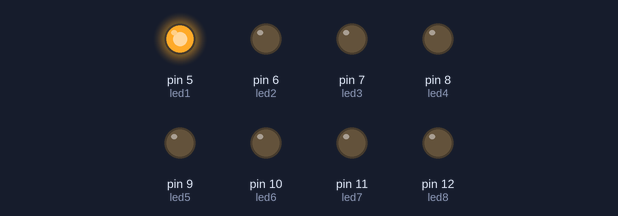
Bench run of a sketch on a simulated Arduino Uno, built with avr-gcc and run on an emulated ATmega328P. On the bench: output pins drawn as LEDs (lit = HIGH).

Above: at 0.05 s.
At 0.45 s:
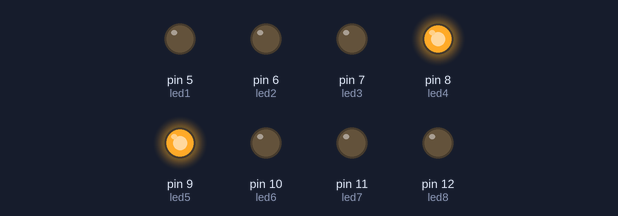
At 0.85 s:
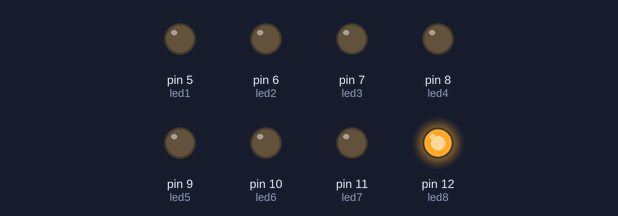
At 1.75 s:
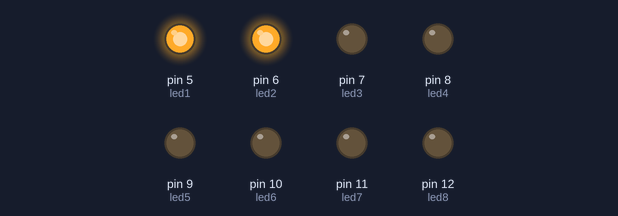
At 2.65 s:
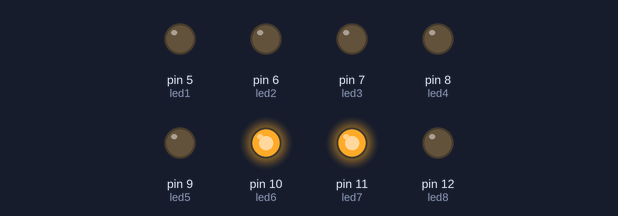
At 3.55 s:
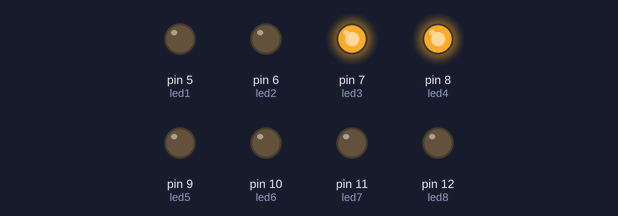
Timing chart, 0 to 3.9 s (numbered marks = the images above):
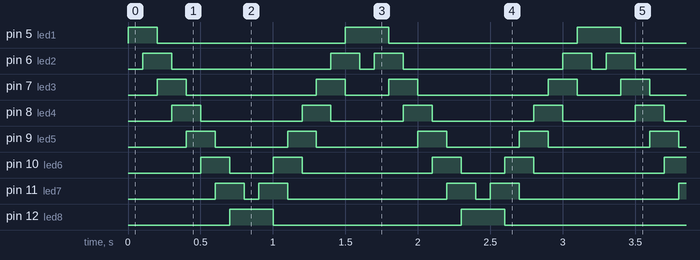

The sketch:

Array_3.ino
```cpp
/**********************************************************************************
**                                                                               **
**                         Sortides i entrades digitals                          **
**                              Array de 8 LEDs                                  **
**                                                                               **
** ADAM LAAOUAJ                                                       06/03/2017 **
**********************************************************************************/

//********** Includes *************************************************************

//********** Variables ************************************************************
const int led1 = 5; //Cada LED amb un nombre
const int led2 = 6;
const int led3 = 7;
const int led4 = 8;
const int led5 = 9;
const int led6 = 10;
const int led7 = 11;
const int led8 = 12;
int a=100;
//********** Setup ****************************************************************
void setup()
{
  pinMode(5,OUTPUT); // Sortides
  pinMode(6,OUTPUT);
  pinMode(7,OUTPUT);
  pinMode(8,OUTPUT);
  pinMode(9,OUTPUT);
  pinMode(10,OUTPUT);
  pinMode(11,OUTPUT);
  pinMode(12,OUTPUT);

}

//********** Loop *****************************************************************
void loop()
{
  digitalWrite (led1,HIGH); //Per simular el moviment del cotxe fantàstic
  digitalWrite (led2,LOW);
  digitalWrite (led3,LOW);
  digitalWrite (led4,LOW);
  digitalWrite (led5,LOW);
  digitalWrite (led6,LOW);
  digitalWrite (led7,LOW);
  digitalWrite (led8,LOW);
  delay(a);
  digitalWrite (led1,HIGH);
  digitalWrite (led2,HIGH);
  digitalWrite (led3,LOW);
  digitalWrite (led4,LOW);
  digitalWrite (led5,LOW);
  digitalWrite (led6,LOW);
  digitalWrite (led7,LOW);
  digitalWrite (led8,LOW);
  delay(a);
  digitalWrite (led1,LOW);
  digitalWrite (led2,HIGH);
  digitalWrite (led3,HIGH);
  digitalWrite (led4,LOW);
  digitalWrite (led5,LOW);
  digitalWrite (led6,LOW);
  digitalWrite (led7,LOW);
  digitalWrite (led8,LOW);
  delay(a);
  digitalWrite (led1,LOW);
  digitalWrite (led2,LOW);
  digitalWrite (led3,HIGH);
  digitalWrite (led4,HIGH);
  digitalWrite (led5,LOW);
  digitalWrite (led6,LOW);
  digitalWrite (led7,LOW);
  digitalWrite (led8,LOW);
  delay(a);
  digitalWrite (led1,LOW);
  digitalWrite (led2,LOW);
  digitalWrite (led3,LOW);
  digitalWrite (led4,HIGH);
  digitalWrite (led5,HIGH);
  digitalWrite (led6,LOW);
  digitalWrite (led7,LOW);
  digitalWrite (led8,LOW);
  delay(a);
  digitalWrite (led1,LOW);
  digitalWrite (led2,LOW);
  digitalWrite (led3,LOW);
  digitalWrite (led4,LOW);
  digitalWrite (led5,HIGH);
  digitalWrite (led6,HIGH);
  digitalWrite (led7,LOW);
  digitalWrite (led8,LOW);
  delay(a);
  digitalWrite (led1,LOW);
  digitalWrite (led2,LOW);
  digitalWrite (led3,LOW);
  digitalWrite (led4,LOW);
  digitalWrite (led5,LOW);
  digitalWrite (led6,HIGH);
  digitalWrite (led7,HIGH);
  digitalWrite (led8,LOW);
  delay(a);
  digitalWrite (led1,LOW);
  digitalWrite (led2,LOW);
  digitalWrite (led3,LOW);
  digitalWrite (led4,LOW);
  digitalWrite (led5,LOW);
  digitalWrite (led6,LOW);
  digitalWrite (led7,HIGH);
  digitalWrite (led8,HIGH);
  delay(a);
  digitalWrite (led1,LOW);
  digitalWrite (led2,LOW);
  digitalWrite (led3,LOW);
  digitalWrite (led4,LOW);
  digitalWrite (led5,LOW);
  digitalWrite (led6,LOW);
  digitalWrite (led7,LOW);
  digitalWrite (led8,HIGH);
  delay(a);
  digitalWrite (led1,LOW);
  digitalWrite (led2,LOW);
  digitalWrite (led3,LOW);
  digitalWrite (led4,LOW);
  digitalWrite (led5,LOW);
  digitalWrite (led6,LOW);
  digitalWrite (led7,HIGH);
  digitalWrite (led8,HIGH);
  delay(a);
  digitalWrite (led1,LOW);
  digitalWrite (led2,LOW);
  digitalWrite (led3,LOW);
  digitalWrite (led4,LOW);
  digitalWrite (led5,LOW);
  digitalWrite (led6,HIGH);
  digitalWrite (led7,HIGH);
  digitalWrite (led8,LOW);
  delay(a);
  digitalWrite (led1,LOW);
  digitalWrite (led2,LOW);
  digitalWrite (led3,LOW);
  digitalWrite (led4,LOW);
  digitalWrite (led5,HIGH);
  digitalWrite (led6,HIGH);
  digitalWrite (led7,LOW);
  digitalWrite (led8,LOW);
  delay(a);
  digitalWrite (led1,LOW);
  digitalWrite (led2,LOW);
  digitalWrite (led3,LOW);
  digitalWrite (led4,HIGH);
  digitalWrite (led5,HIGH);
  digitalWrite (led6,LOW);
  digitalWrite (led7,LOW);
  digitalWrite (led8,LOW);
  delay(a);
  digitalWrite (led1,LOW);
  digitalWrite (led2,LOW);
  digitalWrite (led3,HIGH);
  digitalWrite (led4,HIGH);
  digitalWrite (led5,LOW);
  digitalWrite (led6,LOW);
  digitalWrite (led7,LOW);
  digitalWrite (led8,LOW);
  delay(a);
  digitalWrite (led1,LOW);
  digitalWrite (led2,HIGH);
  digitalWrite (led3,HIGH);
  digitalWrite (led4,LOW);
  digitalWrite (led5,LOW);
  digitalWrite (led6,LOW);
  digitalWrite (led7,LOW);
  digitalWrite (led8,LOW);
  delay(a);
  digitalWrite (led1,HIGH);
  digitalWrite (led2,HIGH);
  digitalWrite (led3,LOW);
  digitalWrite (led4,LOW);
  digitalWrite (led5,LOW);
  digitalWrite (led6,LOW);
  digitalWrite (led7,LOW);
  digitalWrite (led8,LOW);
  delay(a);
  digitalWrite (led1,HIGH);
  digitalWrite (led2,LOW);
  digitalWrite (led3,LOW);
  digitalWrite (led4,LOW);
  digitalWrite (led5,LOW);
  digitalWrite (led6,LOW);
  digitalWrite (led7,LOW);
  digitalWrite (led8,LOW);
}

//********** Funcions *************************************************************
```

Measured:
- by itself, pin 5 (led1): repeats every 1.6 s: LOW 1.3 s, HIGH 0.30 s
- by itself, pin 6 (led2): repeats every 1.6 s: LOW 1.1 s, HIGH 0.20 s, LOW 0.10 s, HIGH 0.20 s
- by itself, pin 7 (led3): repeats every 1.6 s: LOW 0.90 s, HIGH 0.20 s, LOW 0.30 s, HIGH 0.20 s
- by itself, pin 8 (led4): repeats every 1.6 s: LOW 0.70 s, HIGH 0.20 s, LOW 0.50 s, HIGH 0.20 s
- by itself, pin 9 (led5): repeats every 1.6 s: LOW 0.50 s, HIGH 0.20 s, LOW 0.70 s, HIGH 0.20 s
- by itself, pin 10 (led6): repeats every 1.6 s: LOW 0.30 s, HIGH 0.20 s, LOW 0.90 s, HIGH 0.20 s
- by itself, pin 11 (led7): repeats every 1.6 s: LOW 0.10 s, HIGH 0.20 s, LOW 1.1 s, HIGH 0.20 s
- by itself, pin 12 (led8): alternates HIGH for 0.30 s and LOW for 1.3 s
